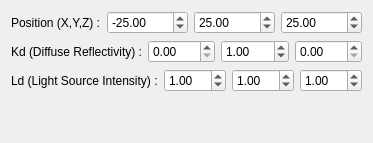
         <widget class="QWidget" name="diffuseLightTab">
          <property name="sizePolicy">
           <sizepolicy hsizetype="Expanding" vsizetype="Expanding">
            <horstretch>0</horstretch>
            <verstretch>0</verstretch>
           </sizepolicy>
          </property>
          <attribute name="title">
           <string>Diffuse</string>
          </attribute>
          <layout class="QGridLayout" name="gridLayout_5">
           <item row="2" column="0">
            <layout class="QHBoxLayout" name="horizontalLayout_15">
             <item>
              <widget class="QLabel" name="label_13">
               <property name="sizePolicy">
                <sizepolicy hsizetype="Fixed" vsizetype="Preferred">
                 <horstretch>0</horstretch>
                 <verstretch>0</verstretch>
                </sizepolicy>
               </property>
               <property name="text">
                <string>Ld (Light Source Intensity) :</string>
               </property>
              </widget>
             </item>
             <item>
              <widget class="QDoubleSpinBox" name="lightLd1Spin">
               <property name="singleStep">
                <double>0.100000000000000</double>
               </property>
               <property name="value">
                <double>1.000000000000000</double>
               </property>
              </widget>
             </item>
             <item>
              <widget class="QDoubleSpinBox" name="lightLd2Spin">
               <property name="singleStep">
                <double>0.100000000000000</double>
               </property>
               <property name="value">
                <double>1.000000000000000</double>
               </property>
              </widget>
             </item>
             <item>
              <widget class="QDoubleSpinBox" name="lightLd3Spin">
               <property name="singleStep">
                <double>0.100000000000000</double>
               </property>
               <property name="value">
                <double>1.000000000000000</double>
               </property>
              </widget>
             </item>
            </layout>
           </item>
           <item row="1" column="0">
            <layout class="QHBoxLayout" name="horizontalLayout_14">
             <item>
              <widget class="QLabel" name="label_12">
               <property name="sizePolicy">
                <sizepolicy hsizetype="Fixed" vsizetype="Preferred">
                 <horstretch>0</horstretch>
                 <verstretch>0</verstretch>
                </sizepolicy>
               </property>
               <property name="text">
                <string>Kd (Diffuse Reflectivity) :</string>
               </property>
              </widget>
             </item>
             <item>
              <widget class="QDoubleSpinBox" name="lightKd1Spin">
               <property name="singleStep">
                <double>0.100000000000000</double>
               </property>
               <property name="value">
                <double>0.000000000000000</double>
               </property>
              </widget>
             </item>
             <item>
              <widget class="QDoubleSpinBox" name="lightKd2Spin">
               <property name="singleStep">
                <double>0.100000000000000</double>
               </property>
               <property name="value">
                <double>1.000000000000000</double>
               </property>
              </widget>
             </item>
             <item>
              <widget class="QDoubleSpinBox" name="lightKd3Spin">
               <property name="singleStep">
                <double>0.100000000000000</double>
               </property>
               <property name="value">
                <double>0.000000000000000</double>
               </property>
              </widget>
             </item>
            </layout>
           </item>
           <item row="0" column="0">
            <layout class="QHBoxLayout" name="horizontalLayout_13">
             <item>
              <widget class="QLabel" name="label_11">
               <property name="sizePolicy">
                <sizepolicy hsizetype="Fixed" vsizetype="Preferred">
                 <horstretch>0</horstretch>
                 <verstretch>0</verstretch>
                </sizepolicy>
               </property>
               <property name="text">
                <string>Position (X,Y,Z) :</string>
               </property>
              </widget>
             </item>
             <item>
              <widget class="QDoubleSpinBox" name="lightPosXSpin">
               <property name="minimum">
                <double>-99999.000000000000000</double>
               </property>
               <property name="maximum">
                <double>99999.000000000000000</double>
               </property>
               <property name="singleStep">
                <double>0.100000000000000</double>
               </property>
               <property name="value">
                <double>-25.000000000000000</double>
               </property>
              </widget>
             </item>
             <item>
              <widget class="QDoubleSpinBox" name="lightPosYSpin">
               <property name="minimum">
                <double>-99999.000000000000000</double>
               </property>
               <property name="maximum">
                <double>99999.000000000000000</double>
               </property>
               <property name="singleStep">
                <double>0.100000000000000</double>
               </property>
               <property name="value">
                <double>25.000000000000000</double>
               </property>
              </widget>
             </item>
             <item>
              <widget class="QDoubleSpinBox" name="lightPosZSpin">
               <property name="minimum">
                <double>-99999.000000000000000</double>
               </property>
               <property name="maximum">
                <double>99999.000000000000000</double>
               </property>
               <property name="singleStep">
                <double>0.100000000000000</double>
               </property>
               <property name="value">
                <double>25.000000000000000</double>
               </property>
              </widget>
             </item>
            </layout>
           </item>
           <item row="3" column="0">
            <spacer name="verticalSpacer_6">
             <property name="orientation">
              <enum>Qt::Vertical</enum>
             </property>
             <property name="sizeHint" stdset="0">
              <size>
               <width>20</width>
               <height>40</height>
              </size>
             </property>
            </spacer>
           </item>
          </layout>
         </widget>
